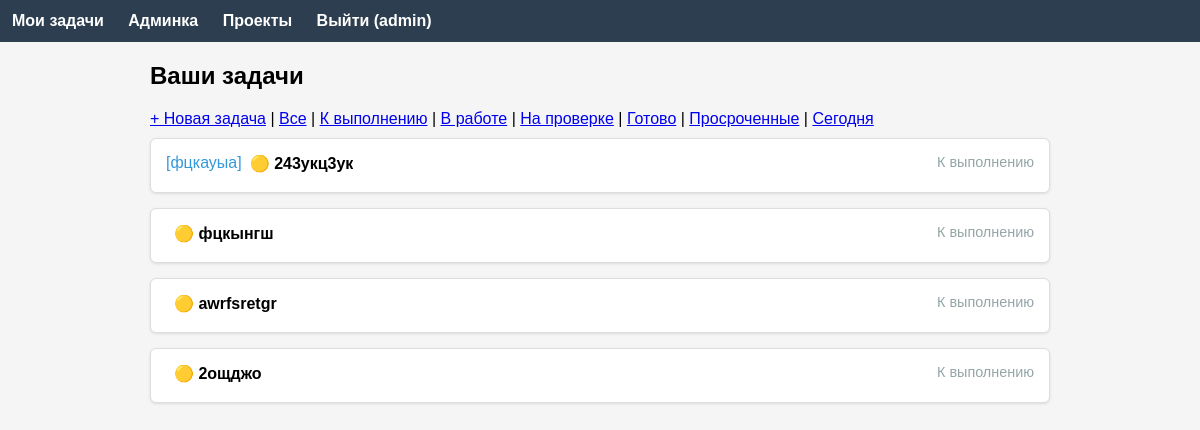
The page /tasks (signed in) on the database its author committed.
### app/models.py (models this page shows, shortened)
class User(UserMixin, db.Model):
    id = db.Column(db.Integer, primary_key=True)
    username = db.Column(db.String(64), index=True, unique=True, nullable=False)
    password_hash = db.Column(db.String(128), nullable=False)
    access_level = db.Column(db.Integer, default=1, nullable=False)
    authored_tasks = db.relationship('Task', back_populates='author', lazy='dynamic')
    assigned_tasks = db.relationship('Task', secondary=task_assignees, back_populates='assignees')
    comments = db.relationship('Comment', back_populates='author', lazy='dynamic')
    authored_projects = db.relationship('Project', back_populates='author', lazy='dynamic')
    def is_admin(self):
        return self.access_level == 0
    def can_assign_to(self, other):
        return self.access_level <= other.access_level

class Task(db.Model):
    id = db.Column(db.Integer, primary_key=True)
    title = db.Column(db.String(100), nullable=False)
    description = db.Column(db.Text)
    created_at = db.Column(db.DateTime, default=datetime.now)
    completed_at = db.Column(db.DateTime, nullable=True)
    user_id = db.Column(db.Integer, db.ForeignKey('user.id'), nullable=False)
    project_id = db.Column(db.Integer, db.ForeignKey('project.id'), nullable=True)
    status = db.Column(db.String(20), default='todo')
    priority = db.Column(db.Integer, default=2)
    deadline = db.Column(db.Date, nullable=True)
    author = db.relationship('User', back_populates='authored_tasks')
    assignees = db.relationship('User', secondary=task_assignees, back_populates='assigned_tasks')
    project = db.relationship('Project', back_populates='tasks')
    comments = db.relationship('Comment', back_populates='task', cascade='all, delete-orphan')
    subtasks = db.relationship('Subtask', back_populates='task', cascade='all, delete-orphan')
    def is_overdue(self):
        return self.deadline and self.deadline < date.today() and not self.completed_at
    def get_priority_emoji(self):
        return {1: '🟢', 2: '🟡', 3: '🟠', 4: '🔴'}.get(self.priority, '⚪')
    def get_status_display(self):
        return {
            'todo': 'К выполнению',
            'in_progress': 'В работе',
            'review': 'На проверке',
            'done': 'Готово'
        }.get(self.status, self.status)
    def get_status_color(self):
        return {
            'todo': '#95a5a6',
            'in_progress': '#3498db',
            'review': '#f39c12',
            'done': '#2ecc71'
        }.get(self.status, '#95a5a6')

class Project(db.Model):
    id = db.Column(db.Integer, primary_key=True)
    name = db.Column(db.String(100), nullable=False)
    description = db.Column(db.Text)
    color = db.Column(db.String(7), default='#3498db')
    user_id = db.Column(db.Integer, db.ForeignKey('user.id'), nullable=False)
    tasks = db.relationship('Task', back_populates='project', lazy='dynamic')
    author = db.relationship('User', back_populates='authored_projects')

### app/main/routes.py (the view)
@main.route('/tasks')
@login_required
def tasks():
    query = Task.query.filter(
        (Task.user_id == current_user.id) | (Task.assignees.contains(current_user))
    )
    status = request.args.get('status')
    if status in ['todo', 'in_progress', 'review', 'done']:
        query = query.filter(Task.status == status)
    overdue = request.args.get('overdue')
    if overdue == 'true':
        query = query.filter(Task.deadline < date.today(), Task.completed_at.is_(None))
    due_today = request.args.get('due_today')
    if due_today == 'true':
        query = query.filter(Task.deadline == date.today(), Task.completed_at.is_(None))
    tasks = query.all()
    projects = Project.query.all()
    users = User.query.all()
    return render_template('tasks.html', tasks=tasks, projects=projects, users=users)

### app/__init__.py (called while the page is built)
def create_app():
    app = Flask(__name__)
    app.config['SECRET_KEY'] = os.environ.get('SECRET_KEY', 'dev-secret-key')
    app.config['SQLALCHEMY_DATABASE_URI'] = 'sqlite:///task_manager.db'
    app.config['SQLALCHEMY_TRACK_MODIFICATIONS'] = False
    db.init_app(app)
    login_manager.init_app(app)
    login_manager.login_view = 'auth.login'
    from .models import User
    @login_manager.user_loader
    def load_user(user_id):
        return User.query.get(int(user_id))
    from .auth import auth as auth_blueprint
    app.register_blueprint(auth_blueprint)
    from .main import main as main_blueprint
    app.register_blueprint(main_blueprint)
    from .api import api as api_blueprint
    app.register_blueprint(api_blueprint, url_prefix='/api')
    return app

### app/templates/tasks.html (shortened to what this page needs)
{% extends "base.html" %}
{% block content %}
<h2>{% if preselected_project_id %}Создать задачу в проекте{% else %}Ваши задачи{% endif %}</h2>
{% if preselected_project_id %}
    {% set selected_project = preselected_project_id %}
{% else %}
    <div style="margin:10px 0;">
        <a href="#" onclick="document.getElementById('new-task-form').classList.remove('hidden'); return false;">+ Новая задача</a>
        |
        <a href="{{ url_for('main.tasks') }}">Все</a>
        | <a href="{{ url_for('main.tasks', status='todo') }}">К выполнению</a>
        | <a href="{{ url_for('main.tasks', status='in_progress') }}">В работе</a>
        | <a href="{{ url_for('main.tasks', status='review') }}">На проверке</a>
        | <a href="{{ url_for('main.tasks', status='done') }}">Готово</a>
        | <a href="{{ url_for('main.tasks', overdue='true') }}">Просроченные</a>
        | <a href="{{ url_for('main.tasks', due_today='true') }}">Сегодня</a>
    </div>
{% endif %}
{% if not preselected_project_id %}
    {% if tasks %}
    <div style="display:grid; gap:15px;">
    {% for task in tasks %}
        <div class="task-card {% if task.is_overdue() %}task-overdue{% endif %}">
            <a href="{{ url_for('main.view_task', id=task.id) }}" style="text-decoration:none; color:black;">
                <div style="display:flex; justify-content:space-between; align-items:flex-start;">
                    <div style="flex:1; min-width:0;">
                        <div style="display:flex; align-items:center; gap:8px; margin-bottom:4px;">
                            <span style="color:{% if task.project %}{{ task.project.color }}{% else %}#7f8c8d{% endif %};">
                                {% if task.project %}[{{ task.project.name }}]{% endif %}
                            </span>
                            <strong style="white-space:nowrap; overflow:hidden; text-overflow:ellipsis;">{{ task.get_priority_emoji() }} {{ task.title }}</strong>
                        </div>
                    </div>
                    <div style="text-align:right; min-width:120px;">
                        <div style="font-size:0.9em; color:{{ task.get_status_color() }};">
                            {{ task.get_status_display() }}
                        </div>
                    </div>
                </div>
            </a>
        </div>
    {% endfor %}
    </div>
    {% else %}
    <p>Нет задач.</p>
    {% endif %}
{% endif %}
{% endblock %}

### app/templates/base.html (shortened to what this page needs)
<!DOCTYPE html>
<html lang="ru">
<head>
    <link rel="stylesheet" href="{{ url_for('static', filename='style.css') }}">
</head>
<body>
    <nav>
        {% if current_user.is_authenticated %}
            <a href="{{ url_for('main.tasks') }}">Мои задачи</a>
            {% if current_user.is_admin() %}
                <a href="{{ url_for('main.admin') }}">Админка</a>
            {% endif %}
            <a href="{{ url_for('main.projects') }}">Проекты</a>
            <a href="{{ url_for('auth.logout') }}">Выйти ({{ current_user.username }})</a>
        {% else %}
            <a href="{{ url_for('main.index') }}">Главная</a>
            <a href="{{ url_for('auth.login') }}">Вход</a>
            <a href="{{ url_for('auth.register') }}">Регистрация</a>
        {% endif %}
    </nav>
    <main>
        {% block content %}{% endblock %}
    </main>
</body>
</html>

### app/static/style.css (style rules this page uses)
body { font-family: Arial, sans-serif; margin: 0; padding: 0; background: #f5f5f5; }
nav { background: #2c3e50; padding: 12px; }
nav a { color: white; margin-right: 20px; text-decoration: none; font-weight: bold; }
main { max-width: 900px; margin: 20px auto; padding: 0 15px; }
.task-card { background: white; padding: 15px; border: 1px solid #ddd; border-radius: 6px; box-shadow: 0 1px 3px rgba(0,0,0,0.1); }

### rows shown on the page
User: username "admin"
Task: project.name "фцкауыа", get_priority_emoji "🟡", title "243укц3ук", status "К выполнению"
Task: get_priority_emoji "🟡", title "фцкынгш", status "К выполнению"
Task: get_priority_emoji "🟡", title "awrfsretgr", status "К выполнению"
Task: get_priority_emoji "🟡", title "2ощджо", status "К выполнению"
